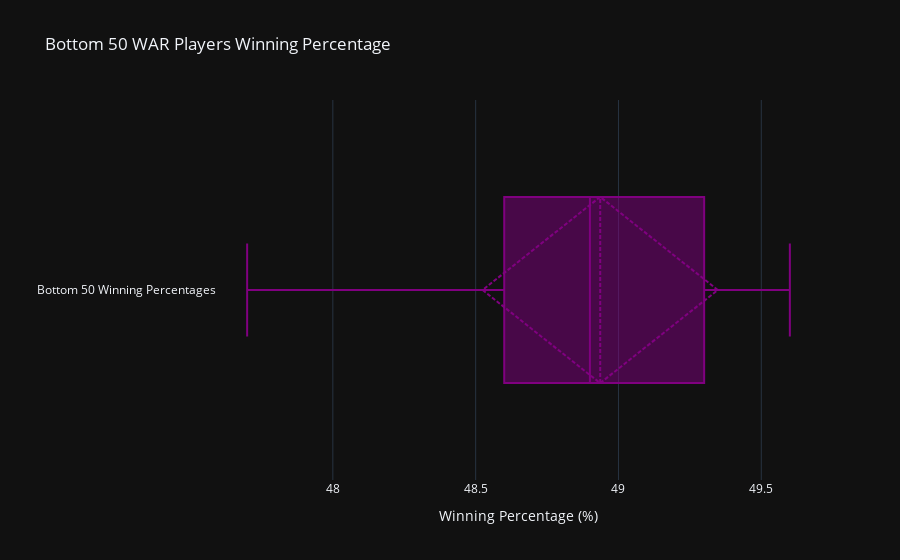

Notebook code cell kept with this figure:
### Code cell
import os
import pandas as pd
import plotly.graph_objects as go

csv_file_path = 'WAR_2023.csv'

# Check if the file exists
if not os.path.exists(csv_file_path):
    raise FileNotFoundError(f"The file '{csv_file_path}' does not exist.")

try:
    # Attempt to read the CSV file with different encodings
    try:
        df = pd.read_csv(csv_file_path, encoding='utf-8')
    except UnicodeDecodeError:
        try:
            df = pd.read_csv(csv_file_path, encoding='latin1')
        except UnicodeDecodeError:
            df = pd.read_csv(csv_file_path, encoding='iso-8859-1')
except Exception as e:
    raise ValueError(f"Error reading the CSV file: {e}")

# Ensure the CSV file has at least 18 columns
if df.shape[1] < 18:
    raise ValueError("The CSV file does not have at least 18 columns.")

try:
    # Extract the 15th column (index 14, since indexing starts from 0)
    column_15 = df.iloc[:, 14]

    # Ensure the column contains numeric values
    column_15 = pd.to_numeric(column_15, errors='coerce')
    
    # Drop NaN values that cannot be converted to numeric
    column_15 = column_15.dropna()

    # Sort the column in ascending order and select the bottom 50 values
    bottom_50_indices = column_15.nsmallest(50).index

    # Extract the 18th column (index 17) for these bottom 50 players
    column_18_bottom_50 = df.iloc[bottom_50_indices, 17]

    # Ensure the extracted column contains numeric values
    column_18_bottom_50 = pd.to_numeric(column_18_bottom_50, errors='coerce')

    # Convert the values to percentages
    column_18_bottom_50_percentages = column_18_bottom_50 * 100

    # Compute statistics for bottom 50 percentages
    bottom_50_mean = column_18_bottom_50_percentages.mean()
    bottom_50_median = column_18_bottom_50_percentages.median()
    bottom_50_variance = column_18_bottom_50_percentages.var()
    bottom_50_std_dev = column_18_bottom_50_percentages.std()

    # Print the results for bottom 50 percentages
    print("Bottom 50 WAR Players Winning Percentage Statistics:")
    print(f"Sample Mean: {bottom_50_mean:.2f}%")
    print(f"Sample Median: {bottom_50_median:.2f}%")
    print(f"Sample Variance: {bottom_50_variance:.2f}")
    print(f"Sample Standard Deviation: {bottom_50_std_dev:.2f}")

    # Create interactive horizontal box plot for bottom 50 percentages using Plotly
    fig = go.Figure()

    # Adding a horizontal box plot for the bottom 50 winning percentages
    fig.add_trace(go.Box(
        x=column_18_bottom_50_percentages,
        name='Bottom 50 Winning Percentages',
        boxmean='sd',  # Display mean and standard deviation
        marker=dict(color='purple')
    ))

    # Customize the layout of the plot
    fig.update_layout(
        title="Bottom 50 WAR Players Winning Percentage",
        xaxis_title="Winning Percentage (%)",
        yaxis_title="",
        template="plotly_dark",
        showlegend=False,
        hovermode="x"
    )

    # Display the interactive plot
    fig.show()

except Exception as e:
    raise ValueError(f"Error processing the data: {e}")

### Figure 1 — Plotly figure (JSON) as saved in the notebook; plotly's stock layout.template omitted (floating-point values rounded to 4 significant figures)
{"data": [{"boxmean": "sd", "marker": {"color": "purple"}, "name": "Bottom 50 Winning Percentages", "type": "box", "x": [47.7, 48.2, 48.4, 48.5, 48.6, 48.5, 48.3, 48.8, 48.6, 48.8, 48.6, 48.6, 48.5, 48.3, 48.9, 48.7, 48.7, 49.3, 49, 49.2, 48.5, 49, 48.9, 48.9, 49.2, 48.7, 48.9, 49.3, 49.1, 49.5, 49.4, 49.4, 49.4, 48.8, 49.4, 49.4, 49.1, 49.2, 48.7, 49.6, 49.4, 48.8, 49.3, 48.7, 49.5, 49.4, 49.4, 49.3, 49.2, 49.2]}], "layout": {"hovermode": "x", "showlegend": false, "title": {"text": "Bottom 50 WAR Players Winning Percentage"}, "xaxis": {"title": {"text": "Winning Percentage (%)"}}, "yaxis": {"title": {"text": ""}}}}
